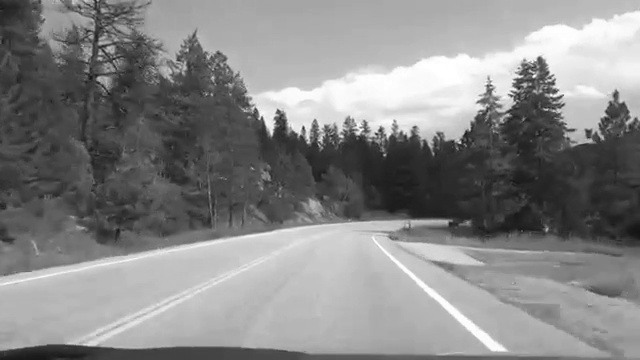
#> input picture Img03/1_l_gray.jpg, 640 x 360 px
$ python main.py
#> lines starting #> are read from the running program, lines starting #| are printed output that depends on the picture; after the words box and inside, x2 and y2 are one past the last pixel; in counts of white or black regions, pixels touching at a corner belong together; pictures that were not available may be replaced by others from this repository, and a replacement may not be noted
import cv2
import numpy as np
import sys
import math


def makesGray(img):
    img = cv2.cvtColor(img, cv2.COLOR_BGR2GRAY)
    ret, threshold_image = cv2.threshold(img, 220, 255, 0)
    return threshold_image


def Gauss(img):
    return cv2.GaussianBlur(img, (11, 11), 0)


def Canny_alg(img):
    low = 20
    high = 100
    img = cv2.Canny(img, low, high)
    return img


def region(image):
    w = 300
    tr = np.array([
        [(w - 50, 700), (280 + w, 480), (450 + w, 480), (750 + w, 700)]
    ])

    mask = np.zeros_like(image)

    mask = cv2.fillPoly(mask, tr, 255)
    mask = cv2.bitwise_and(image, mask)
    return mask


def Hafa(img):
    dst = cv2.Canny(img, 50, 200, None, 3)
    cdst = cv2.cvtColor(dst, cv2.COLOR_GRAY2BGR)
    cdstP = np.copy(cdst)

    lines = cv2.HoughLines(dst, 1, np.pi / 180, 150, None, 0, 0)
    if lines is not None:
        for i in range(0, len(lines)):
            rho = lines[i][0][0]
            theta = lines[i][0][1]
            a = math.cos(theta)
            b = math.sin(theta)
            x0 = a * rho
            y0 = b * rho
            pt1 = (int(x0 + 1000 * (-b)), int(y0 + 1000 * (a)))
            pt2 = (int(x0 - 1000 * (-b)), int(y0 + 1000 * (a)))
            cv2.line(cdst, pt1, pt2, (0, 0, 255), 3, cv2.LINE_AA)

            linesP = cv2.HoughLinesP(dst, 1, np.pi / 180, 50, None, 50, 10)
            if linesP is not None:
                for i in range(0, len(linesP)):
                    l = linesP[i][0]
                    cv2.line(cdstP, (l[0], l[1]), (l[2], l[3]), (0, 0, 255), 3, cv2.LINE_AA)
    return cdstP


def combine(img, mainimg):
    return cv2.addWeighted(mainimg, 0.8, img, 1, 0)


def sayMyName(img):
    cv2.putText(img=img, text='Vronskiy V.', org=(1150, 700), fontFace=cv2.FONT_HERSHEY_TRIPLEX, fontScale=0.5,
                color=(0, 255, 0), thickness=1)
    return img


def for_1frame(img):
    img = Gauss(img)
    cv2.imshow('gray', img)
    cv2.waitKey()
    img = Canny_alg(img)
    cv2.imshow('gray', img)
    cv2.waitKey()
    img = region(img)
    cv2.imshow('gray', img)
    cv2.waitKey()
    img = Hafa(img)
    cv2.imshow('gray', img)
    cv2.waitKey()
    return img


img1 = cv2.imread('1_l_gray.jpg')
#> img1 is the input picture: shape (360, 640, 3); min 19, max 255, mean 134.7
for_1frame(img1)
#> in Canny_alg, `img = cv2.Canny(img, low, high)`:
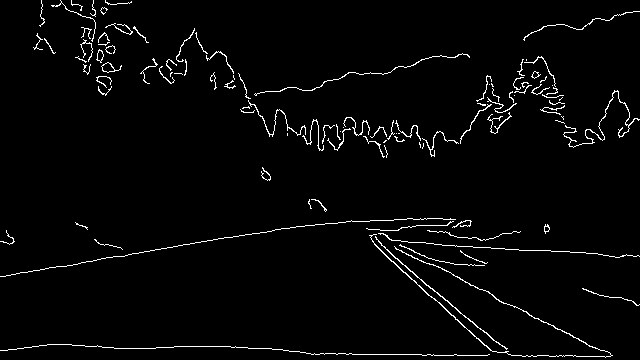
#> img: shape (360, 640); 2.6% white in thin lines or dots
#> in region, `mask = cv2.bitwise_and(image, mask)`: mask: shape (360, 640); every value is 0
#> in Hafa, `cdst = cv2.cvtColor(dst, cv2.COLOR_GRAY2BGR)`: cdst: shape (360, 640, 3); every value is 0
#> in Hafa, `lines = cv2.HoughLines(dst, 1, np.pi / 180, 150, None, 0, 0)`: lines = None

cap = cv2.VideoCapture('SantaMonica.mp4')
i = 0

while True:
    _, img = cap.read()
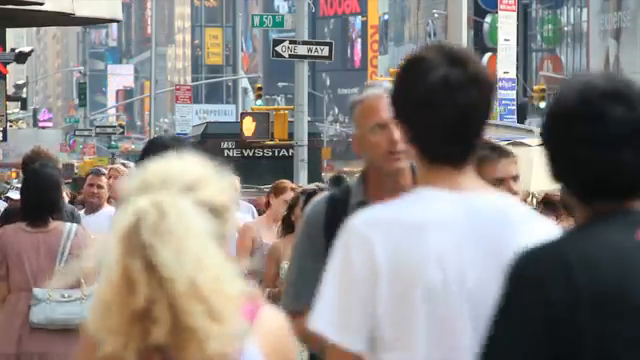
#> input picture frame 51 of Img02/walkers2.mp4, 640 x 360 px, given in place of SantaMonica.mp4, which was not available
#> img is the input picture: shape (360, 640, 3); mean B, G, R 127.9, 130.9, 135.8
    imgC = np.copy(img)
    if img is None:
        break
    img = makesGray(img)
#> in makesGray, `img = cv2.cvtColor(img, cv2.COLOR_BGR2GRAY)`:
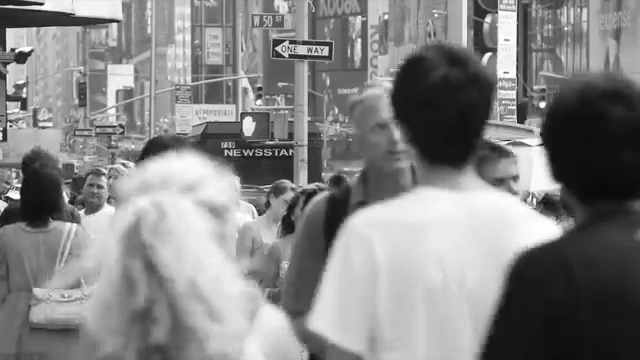
#> img: shape (360, 640); min 10, max 255, mean 132
#> in makesGray, `ret, threshold_image = cv2.threshold(img, 220, 255, 0)`:
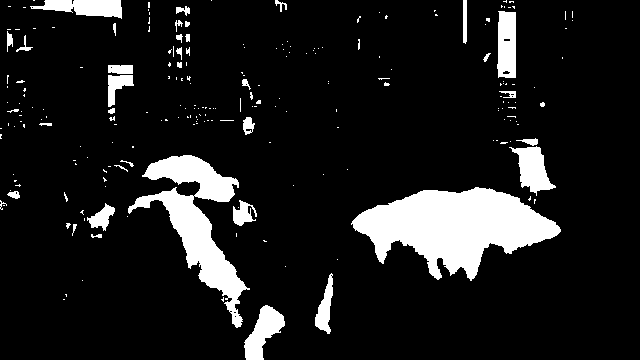
#> threshold_image: shape (360, 640); 11.2% white; 221 white regions (182 under 20 px), largest, box (x1, y1, x2, y2) and area: (351, 187, 561, 281) 10875, (128, 155, 250, 328) 6385, (509, 146, 556, 196) 1161
    img = Gauss(img)
#> in Gauss (call 2), `return cv2.GaussianBlur(img, (11, 11), 0)`:
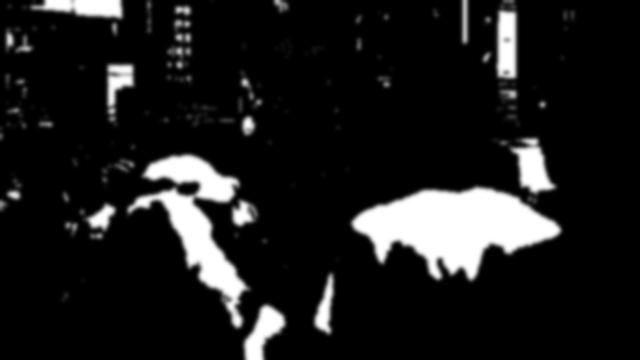
#> returned value: shape (360, 640); min 0, max 255, mean 28.6
    img = Canny_alg(img)
#> in Canny_alg (call 2), `img = cv2.Canny(img, low, high)`:
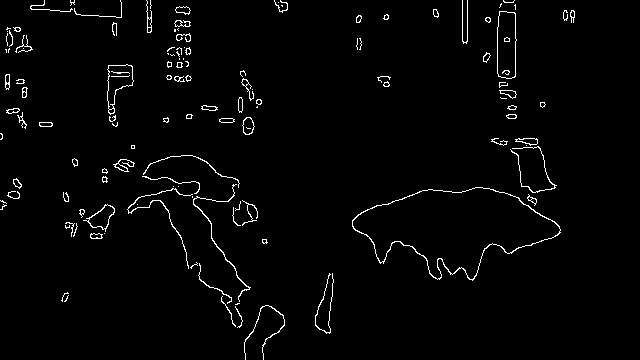
#> img: shape (360, 640); 2.2% white in thin lines or dots, all inside (x1, y1, x2, y2) = (0, 0, 575, 360)
    img = region(img)
    img = Hafa(img)
    img = combine(img, imgC)
#> in combine, `return cv2.addWeighted(mainimg, 0.8, img, 1, 0)`:
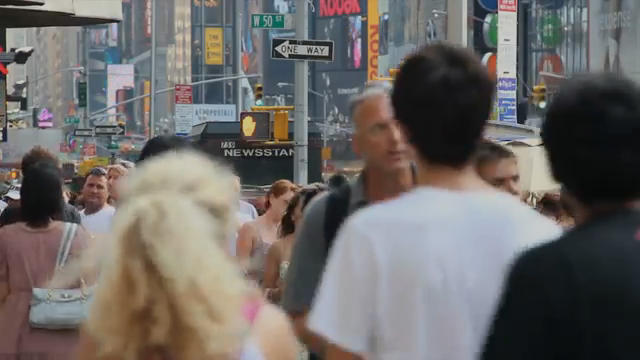
#> returned value: shape (360, 640, 3); mean of channels 0, 1, 2 102.3, 104.7, 108.6; drawn as B, G, R
    img = sayMyName(img)
    cv2.imshow('gray', img)
    i += 1

    k = cv2.waitKey(30) & 0xff
#> (key Esc is pressed here)
    if k == 0:
        break
print(i)
cv2.waitKey()
cv2.destroyAllWindows()
